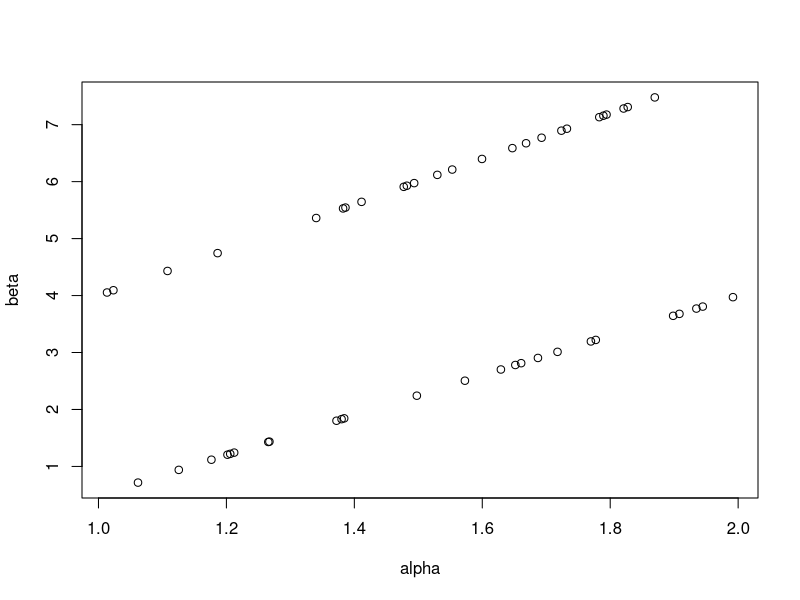
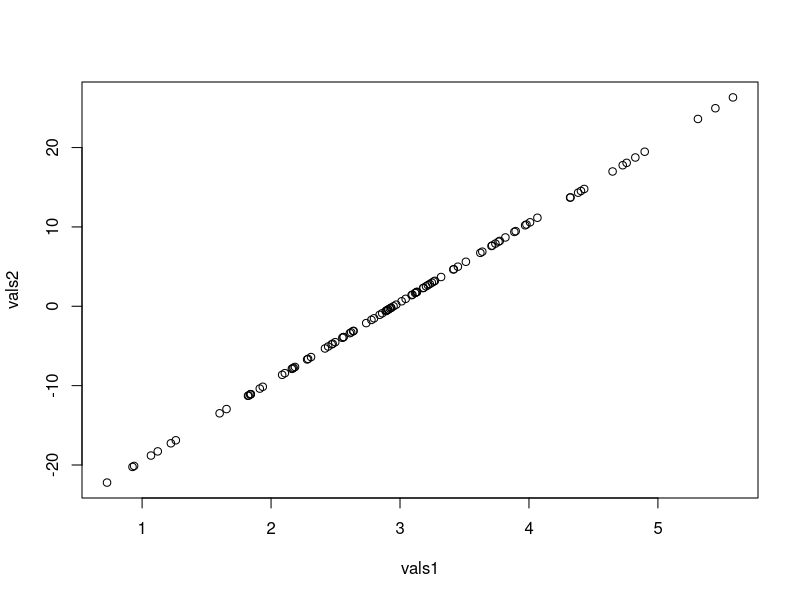
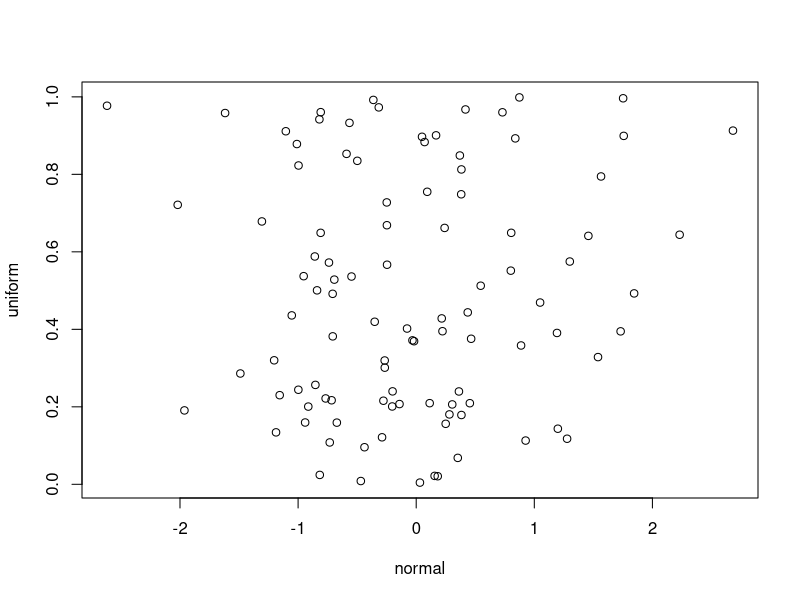

These figures' R source, in order:
## ---- chunk 1
set.seed(10); runif(2); runif(2)
set.seed(10); runif(4)
## ---- chunk 2
set.seed(1)
alpha <- runif(50, 1, 2)

set.seed(1)
beta <- runif(25, 0.5, 4)
beta <- append(beta, runif(25, 4, 8))

plot(alpha, beta)

cor(alpha[1:25], beta[1:25])
cor(alpha[26:50], beta[26:50])
## ---- chunk 3
set.seed(100)
vals1 <- rnorm(100, mean = 3, sd = 1)

set.seed(100)
vals2 <- rnorm(100, mean = 0.5, sd = 10)

plot(vals1, vals2)

cor(vals1, vals2)
## ---- chunk 4
correlation_list <- c()

for(i in c(1:50)){
  set.seed(i)
  vals1 <- rnorm(100, mean = i, sd = 1)

  set.seed(i)
  vals2 <- rnorm(100, mean = 0.5, sd = i)

  correlation_list <- append(correlation_list, cor(vals1, vals2))
}

correlation_list
## ---- chunk 5
set.seed(9)
normal <- rnorm(100)

set.seed(9)
uniform <- runif(100)

plot(normal, uniform)

cor(normal, uniform)
